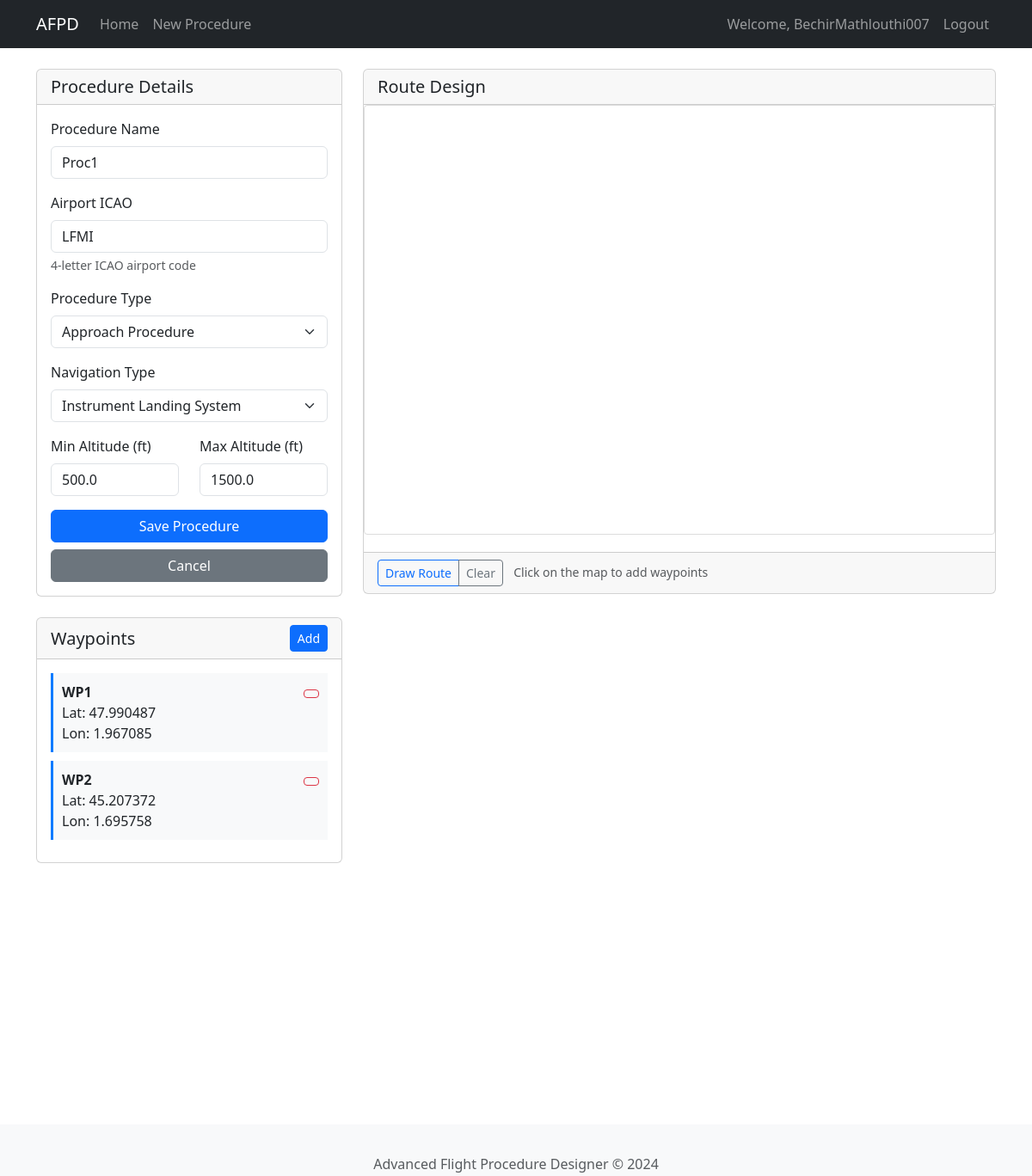
Screenshot of /procedures/1/edit (signed in) with the database file from the repository.
### src/afpd/models/user.py (models this page shows, shortened)
class User(UserMixin, db.Model):
    __tablename__ = 'users'
    id = db.Column(db.Integer, primary_key=True)
    username = db.Column(db.String(80), unique=True, nullable=False)
    email = db.Column(db.String(120), unique=True, nullable=False)
    password_hash = db.Column(db.String(128))

### src/afpd/models/flight_procedure.py (models this page shows, shortened)
class FlightProcedure(db.Model):
    __tablename__ = 'flight_procedures'
    id = Column(Integer, primary_key=True)
    name = Column(String(100), nullable=False)
    airport_icao = Column(String(4), nullable=False)
    procedure_type = Column(Enum(ProcedureType), nullable=False)
    navigation_type = Column(Enum(NavigationType), nullable=False)
    minimum_altitude = Column(Float)  # In feet
    maximum_altitude = Column(Float)  # In feet
    created_at = Column(DateTime, default=datetime.utcnow)
    updated_at = Column(DateTime, default=datetime.utcnow, onupdate=datetime.utcnow)
    waypoints = relationship("Waypoint", back_populates="procedure", order_by="Waypoint.sequence")

class Waypoint(db.Model):
    __tablename__ = 'waypoints'
    id = Column(Integer, primary_key=True)
    procedure_id = Column(Integer, ForeignKey('flight_procedures.id'), nullable=False)
    name = Column(String(10), nullable=False)  # ICAO waypoint identifier
    latitude = Column(Float, nullable=False)
    longitude = Column(Float, nullable=False)
    sequence = Column(Integer, nullable=False)  # Order in the procedure
    altitude_constraint = Column(Float)  # In feet, nullable for no constraint
    speed_constraint = Column(Float)  # In knots, nullable for no constraint
    procedure = relationship("FlightProcedure", back_populates="waypoints")

### src/afpd/core/routes.py (the view, shortened to what this page needs)
@bp.route('/procedures/<int:id>/edit', methods=['GET', 'POST'])
@login_required
def edit_procedure(id):
    procedure = FlightProcedure.query.get_or_404(id)
    return render_template('procedure_form.html',
                         procedure_types=ProcedureType,
                         navigation_types=NavigationType,
                         procedure=procedure)

### src/afpd/__init__.py (called while the page is built)
def create_app():
    app = Flask(__name__)
    app.config['SECRET_KEY'] = os.getenv('SECRET_KEY', 'dev')
    app.config['SQLALCHEMY_DATABASE_URI'] = os.getenv('DATABASE_URL', 'sqlite:///flight_procedures.db')
    app.config['SQLALCHEMY_TRACK_MODIFICATIONS'] = False
    db.init_app(app)
    migrate.init_app(app, db)
    login_manager.init_app(app)
    with app.app_context():
        from .core import routes as core_routes
        from .api import routes as api_routes
        from .auth import routes as auth_routes
        from .models.user import User
        @login_manager.user_loader
        def load_user(user_id):
            return User.query.get(int(user_id))
        app.register_blueprint(core_routes.bp)
        app.register_blueprint(api_routes.bp, url_prefix='/api')
        app.register_blueprint(auth_routes.bp, url_prefix='/auth')
        return app

### src/afpd/templates/procedure_form.html (shortened to what this page needs)
{% extends "base.html" %}
{% block content %}
<div class="row">
    <div class="col-md-4">
        <div class="card mb-4">
            <div class="card-header">
                <h5 class="card-title mb-0">Procedure Details</h5>
            </div>
            <div class="card-body">
                <form id="procedureForm" method="POST" action="{{ url_for('core.new_procedure' if not procedure else 'core.edit_procedure', id=procedure.id if procedure else None) }}">
                    <div class="mb-3">
                        <label for="name" class="form-label">Procedure Name</label>
                        <input type="text" class="form-control" id="name" name="name"
                               value="{{ procedure.name if procedure else '' }}" required>
                    </div>
                    <div class="mb-3">
                        <label for="airport_icao" class="form-label">Airport ICAO</label>
                        <input type="text" class="form-control" id="airport_icao" name="airport_icao"
                               value="{{ procedure.airport_icao if procedure else '' }}"
                               pattern="[A-Z]{4}" maxlength="4" required>
                        <div class="form-text">4-letter ICAO airport code</div>
                    </div>
                    <div class="mb-3">
                        <label for="procedure_type" class="form-label">Procedure Type</label>
                        <select class="form-select" id="procedure_type" name="procedure_type" required>
                            {% for type in procedure_types %}
                            <option value="{{ type.name }}"
                                    {% if procedure and procedure.procedure_type == type %}selected{% endif %}>
                                {{ type.value }}
                            </option>
                            {% endfor %}
                        </select>
                    </div>
                    <div class="mb-3">
                        <label for="navigation_type" class="form-label">Navigation Type</label>
                        <select class="form-select" id="navigation_type" name="navigation_type" required>
                            {% for type in navigation_types %}
                            <option value="{{ type.name }}"
                                    {% if procedure and procedure.navigation_type == type %}selected{% endif %}>
                                {{ type.value }}
                            </option>
                            {% endfor %}
                        </select>
                    </div>
                    <div class="row">
                        <div class="col-md-6">
                            <div class="mb-3">
                                <label for="minimum_altitude" class="form-label">Min Altitude (ft)</label>
                                <input type="number" class="form-control" id="minimum_altitude"
                                       name="minimum_altitude" min="0" step="100"
                                       value="{{ procedure.minimum_altitude if procedure else '' }}">
                            </div>
                        </div>
                        <div class="col-md-6">
                            <div class="mb-3">
                                <label for="maximum_altitude" class="form-label">Max Altitude (ft)</label>
                                <input type="number" class="form-control" id="maximum_altitude"
                                       name="maximum_altitude" min="0" step="100"
                                       value="{{ procedure.maximum_altitude if procedure else '' }}">
                            </div>
                        </div>
                    </div>
                    <div class="d-grid gap-2">
                        <button type="submit" class="btn btn-primary">Save Procedure</button>
                        <a href="{{ url_for('core.index') }}" class="btn btn-secondary">Cancel</a>
                    </div>
                </form>
            </div>
        </div>
        <div class="card">
            <div class="card-header d-flex justify-content-between align-items-center">
                <h5 class="card-title mb-0">Waypoints</h5>
                <button class="btn btn-sm btn-primary" onclick="addWaypoint()">
                     Add
                </button>
            </div>
            <div class="card-body">
                <div id="waypointsList" class="waypoint-list">
                    {% if procedure and procedure.waypoints %}
                        {% for waypoint in procedure.waypoints %}
                        <div class="waypoint-item" data-sequence="{{ waypoint.sequence }}">
                            <div class="d-flex justify-content-between">
                                <strong>{{ waypoint.name }}</strong>
                                <div>
                                    <button class="btn btn-sm btn-outline-danger"
                                            onclick="removeWaypoint({{ waypoint.sequence }})">
                                    </button>
                                </div>
                            </div>
                            <div>
                                Lat: {{ "%.6f"|format(waypoint.latitude) }}<br>
                                Lon: {{ "%.6f"|format(waypoint.longitude) }}
                            </div>
                        </div>
                        {% endfor %}
                    {% endif %}
                </div>
            </div>
        </div>
    </div>
    <div class="col-md-8">
        <div class="card">
            <div class="card-header">
                <h5 class="card-title mb-0">Route Design</h5>
            </div>
            <div class="card-body p-0">
                <div id="map" class="map-container"></div>
            </div>
            <div class="card-footer">
                <div class="btn-group">
                    <button class="btn btn-sm btn-outline-primary" onclick="toggleDrawing()">
                         Draw Route
                    </button>
                    <button class="btn btn-sm btn-outline-secondary" onclick="clearRoute()">
                         Clear
                    </button>
                </div>
                <small class="text-muted ms-2">Click on the map to add waypoints</small>
            </div>
        </div>
    </div>
</div>
{% endblock %}

### src/afpd/templates/base.html (shortened to what this page needs)
<!DOCTYPE html>
<html lang="en">
<head>
    <link href="https://cdn.jsdelivr.net/npm/bootstrap@5.3.0/dist/css/bootstrap.min.css" rel="stylesheet">
    <link rel="stylesheet" href="https://cdn.jsdelivr.net/npm/ol@v8.2.0/ol.css">
    <link rel="stylesheet" href="{{ url_for('static', filename='css/style.css') }}">
</head>
<body>
    <nav class="navbar navbar-expand-lg navbar-dark bg-dark">
        <div class="container">
            <a class="navbar-brand" href="{{ url_for('core.index') }}">AFPD</a>
            <div class="collapse navbar-collapse" id="navbarNav">
                <ul class="navbar-nav me-auto">
                    <li class="nav-item">
                        <a class="nav-link" href="{{ url_for('core.index') }}">Home</a>
                    </li>
                    {% if current_user.is_authenticated %}
                    <li class="nav-item">
                        <a class="nav-link" href="{{ url_for('core.new_procedure') }}">New Procedure</a>
                    </li>
                    {% endif %}
                </ul>
                <ul class="navbar-nav">
                    {% if current_user.is_authenticated %}
                    <li class="nav-item">
                        <span class="nav-link">Welcome, {{ current_user.username }}</span>
                    </li>
                    <li class="nav-item">
                        <a class="nav-link" href="{{ url_for('auth.logout') }}">Logout</a>
                    </li>
                    {% endif %}
                </ul>
            </div>
        </div>
    </nav>
    <main class="container mt-4">
        {% block content %}{% endblock %}
    </main>
    <footer class="footer mt-auto py-3 bg-light">
        <div class="container text-center">
            <span class="text-muted">
                Advanced Flight Procedure Designer &copy; 2024
                <br>
            </span>
        </div>
    </footer>
</body>
</html>

### src/afpd/static/css/style.css (style rules this page uses)
html { position: relative; min-height: 100%; }
body { margin-bottom: 60px; }
.footer { position: absolute; bottom: 0; width: 100%; height: 60px; line-height: 60px; }
.map-container { height: 500px; border-radius: 4px; border: 1px solid #ddd; margin-bottom: 20px; }
.waypoint-list { max-height: 400px; overflow-y: auto; }
.waypoint-item { border-left: 3px solid #007bff; margin-bottom: 10px; padding: 10px; background-color: #f8f9fa; }

### rows the page displays
User: username "BechirMathlouthi007"
FlightProcedure: name "Proc1", airport_icao "LFMI", procedure_type "Approach Procedure", navigation_type "Instrument Landing System", minimum_altitude "500.0", maximum_altitude "1500.0"
Waypoint: name "WP1", latitude "47.990487", longitude "1.967085"
Waypoint: name "WP2", latitude "45.207372", longitude "1.695758"
